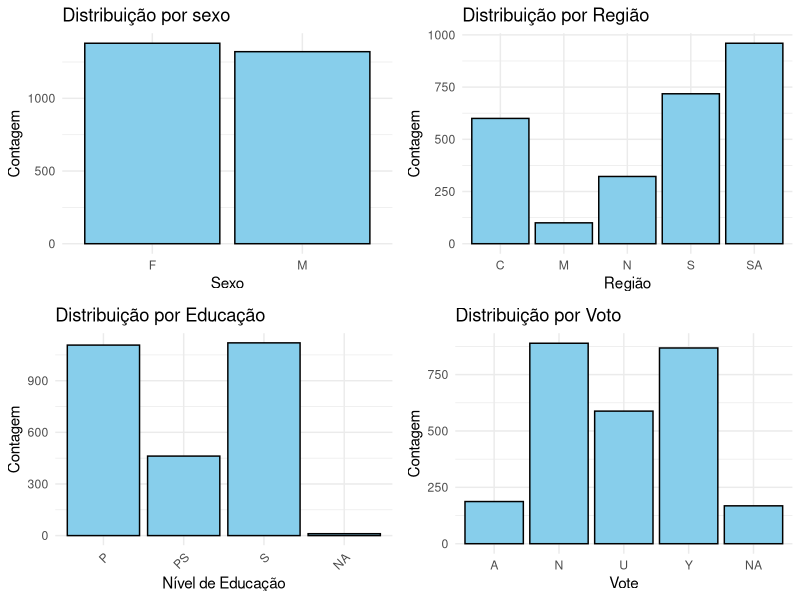
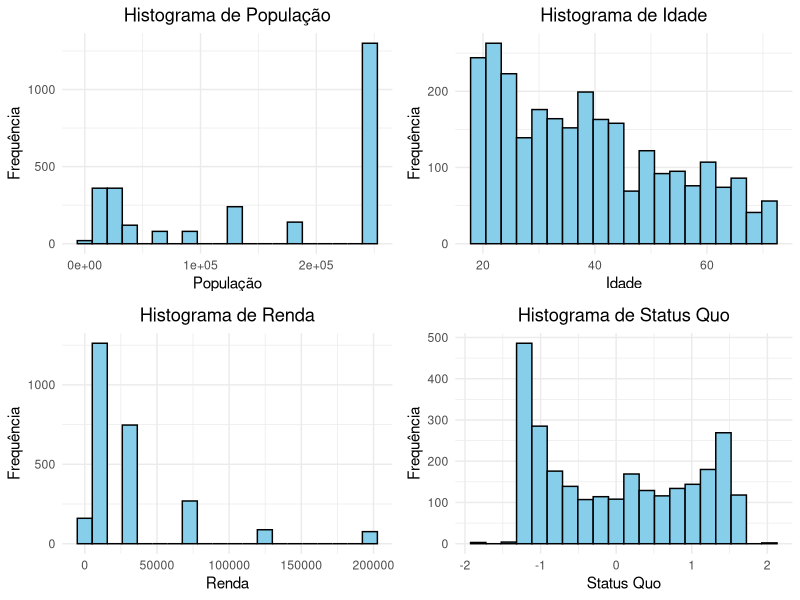
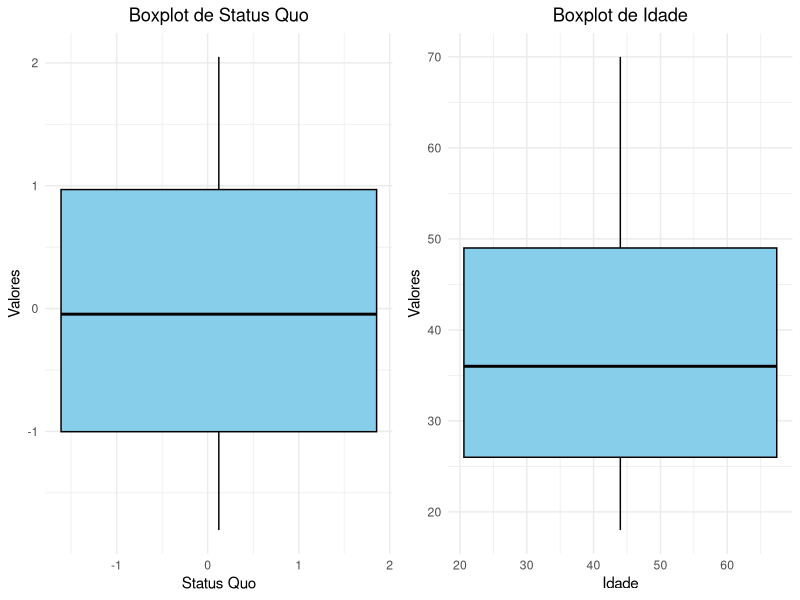
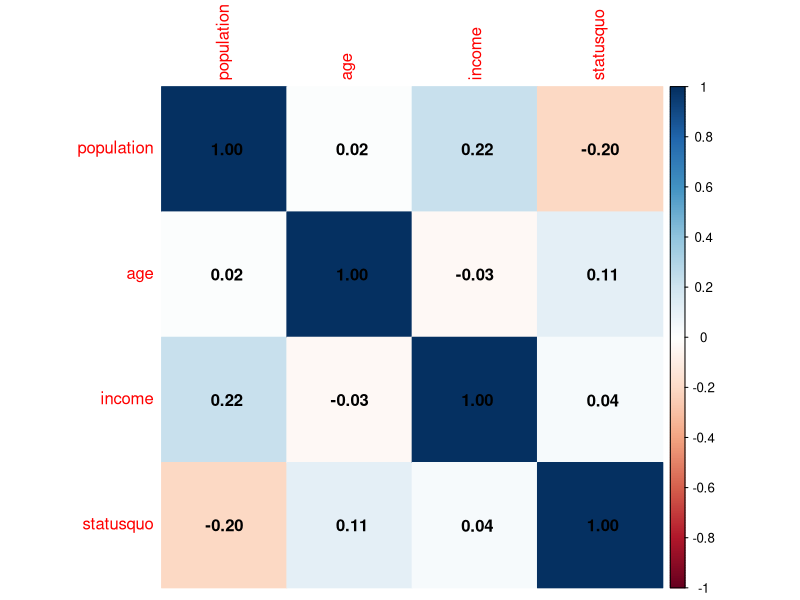
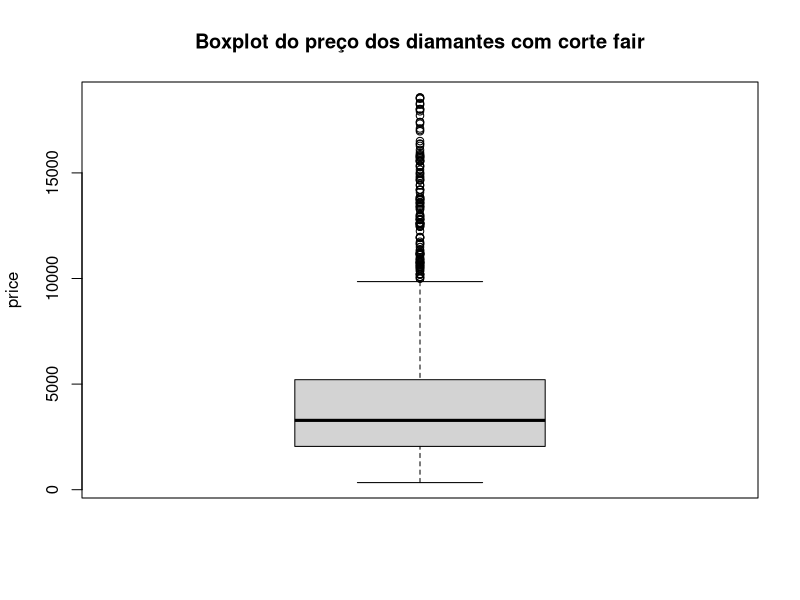

Reproduce these figures in R, in order.
library(car)
library(dplyr)
library(skimr)
library(ggplot2)
library(gridExtra)
library(corrplot)

# Vamos usar o conjunto de dados Chile que já faz parte da library 'car'--------

# A função str mostra a estrutura básica dos dados -----------------------------

str(Chile)

summary(Chile)

# Outra opção é utilizar a função skim do pacote skimr

skim(Chile)

# Note que a função skim já nos mostra além da estrutura dos dados, um sumário
# descritivo das variáveis que inclui a contagem de valores únicos, os quantis
# da distribuição das variáveis numéricas e o número de observações faltantes
# em cada variável.

chile_skim <-
  skim(Chile)

# O objeto skim pode ser manipulado usando o operador pipe %>%. Isso é bastante útil
# e nos permite, por exemplo, examinar as variáveis separadamente. Por exemplo:
# vamos filtrar apenas a variável sex no conjunto de dados original

chile_skim %>%
  filter(skim_variable == "sex")

# Podemos ainda selecionar apenas as informações de sumário que queremos ver. Exemplo:

chile_skim %>%
dplyr::select(skim_type, skim_variable, n_missing)

# Outra possibilidade é calcular os sumários descritivos por grupos. No exemplo abaixo,
# vamos agrupar os dados por sexo e calcular as estatísticas descritivas.

Chile %>%
  group_by(sex) %>%
  skim()


# Visualizando as variáveis cuja classe é factor. Temos que examinar region, sex,
# education, e vote

barplot_sex <- ggplot(Chile, aes(x = sex)) +
  geom_bar(fill = "skyblue", color = "black") +
  labs(title = "Distribuição por sexo",
       x = "Sexo",
       y = "Contagem") +
  theme_minimal()

barplot_region <- ggplot(Chile, aes(x = region)) +
  geom_bar(fill = "skyblue", color = "black") +
  labs(title = "Distribuição por Região",
       x = "Região",
       y = "Contagem") +
  theme_minimal()

barplot_education <- ggplot(Chile, aes(x = education)) +
  geom_bar(fill = "skyblue", color = "black") +
  labs(title = "Distribuição por Educação",
       x = "Nível de Educação",
       y = "Contagem") +
  theme_minimal() +
  theme(axis.text.x = element_text(angle = 45, hjust = 1))

barplot_vote <- ggplot(Chile, aes(x = vote)) +
  geom_bar(fill = "skyblue", color = "black") +
  labs(title = "Distribuição por Voto",
       x = "Vote",
       y = "Contagem") +
  theme_minimal()

# Organize os gráficos em um único painel
grid.arrange(barplot_sex, barplot_region, barplot_education,
             barplot_vote, ncol = 2)

# Agora vamos examinar as variáveis numéricas: population, age, income, statusquo

hist_population <- ggplot(Chile, aes(x = population)) +
  geom_histogram(fill = "skyblue", color = "black", bins = 20) +
  labs(title = "Histograma de População",
       x = "População",
       y = "Frequência") +
  theme_minimal() +
  theme(plot.title = element_text(hjust = 0.5))

hist_age <- ggplot(Chile, aes(x = age)) +
  geom_histogram(fill = "skyblue", color = "black", bins = 20) +
  labs(title = "Histograma de Idade",
       x = "Idade",
       y = "Frequência") +
  theme_minimal() +
  theme(plot.title = element_text(hjust = 0.5))

hist_income <- ggplot(Chile, aes(x = income)) +
  geom_histogram(fill = "skyblue", color = "black", bins = 20) +
  labs(title = "Histograma de Renda",
       x = "Renda",
       y = "Frequência") +
  theme_minimal() +
  theme(plot.title = element_text(hjust = 0.5))

hist_statusquo <- ggplot(Chile, aes(x = statusquo)) +
  geom_histogram(fill = "skyblue", color = "black", bins = 20) +
  labs(title = "Histograma de Status Quo",
       x = "Status Quo",
       y = "Frequência") +
  theme_minimal() +
  theme(plot.title = element_text(hjust = 0.5))

# Organize os histogramas em um único painel
grid.arrange(hist_population, hist_age, hist_income, hist_statusquo, ncol = 2)

# Note que as variáveis population e income, ainda que numéricas, na prática,
# só assumem um número finito de valores. Sendo assim, talvez um barplot seja mais
# adequado para visualizarmos esses dados

chile_skim %>%
  filter(skim_variable == "population")

table(Chile$population)

barplot_population <- ggplot(Chile, aes(x = as.factor(population))) +
  geom_bar(fill = "skyblue", color = "black") +
  labs(title = "Distribuição por população",
       x = "Nível de Educação",
       y = "Contagem") +
  theme_minimal()

barplot_income <- ggplot(Chile, aes(x = as.factor(income))) +
  geom_bar(fill = "skyblue", color = "black") +
  labs(title = "Distribuição por renda",
       x = "Vote",
       y = "Contagem") +
  theme_minimal()

# Box plots -------------------------------------------------------------------

# Outro gráfico útil para a visualização de variávies numéricas é o box-plot

boxplot_statusquo <- ggplot(Chile, aes(x = statusquo, y = statusquo)) +
  geom_boxplot(fill = "skyblue", color = "black") +
  labs(title = "Boxplot de Status Quo",
       x = "Status Quo",
       y = "Valores") +
  theme_minimal() +
  theme(plot.title = element_text(hjust = 0.5))

boxplot_age <- ggplot(Chile, aes(x = age, y = age)) +
  geom_boxplot(fill = "skyblue", color = "black") +
  labs(title = "Boxplot de Idade",
       x = "Idade",
       y = "Valores") +
  theme_minimal() +
  theme(plot.title = element_text(hjust = 0.5))

grid.arrange(boxplot_statusquo, boxplot_age, ncol = 2)

# Correlação entre as variáveis

variaveis_numericas <- Chile[, sapply(Chile, is.numeric)]

# Calcule a matriz de correlação
matriz_correlacao <- cor(variaveis_numericas,
                         use = "complete.obs") # Como as variáveis age, income e
                                               # statusquo possuem NAs, precisamos
                                               # usar a opção use = "complete.obs"
                                               # para selecionar apenas observações (linhas)
                                               # com valores preenchidos

# Visualize a matriz de correlação

corrplot(matriz_correlacao, method="color",
         addCoef.col = "black")#para essa função funcionar o
                                              # pacote corrplot deve estar carregado

# outliers ---------------------------------------------------------------------

 # Uma boa maneira de detectar observações discrepantes é através do box-plot. Podem
 # ser considerados outliers observações cujo valor esteja acima ou abaixo dos limites
 # teóricos da distribuição dos dados. No caso do banco de dados Chile, todas as
 # variáveis numéricas apresentam valores dentro dos limites teóricos, sendo assim,
 # podemos dizer que não há outliers.

 # Vamos carregar o dataset diamonds para verificar a existência de outliers

data(diamonds)

# Vamos filtrar apenas observações cujo corte seja "Fair".

diamonds_fair <- diamonds %>%
  filter(cut == "Fair")

# Agora queremos examinar se o preço possui outliers. Inicialmente vamos plotar
# o histograma da distruição empirica dos valores. Note que há muitos valores na
# cauda direita.

hist_diamonds_price <- ggplot(diamonds_fair, aes(x = price)) +
  geom_histogram(fill = "skyblue", color = "black", bins = 20) +
  labs(title = "Histograma do preço",
       x = "Preço",
       y = "Frequência") +
  theme_minimal() +
  theme(plot.title = element_text(hjust = 0.5))

# Por fim, o boxplot mostra 148 observações consideradas outlier

boxplot(diamonds_fair$price,
        ylab = "price",
        main = "Boxplot do preço dos diamantes com corte fair"
)

out <- boxplot.stats(diamonds_fair$price)$out
out
